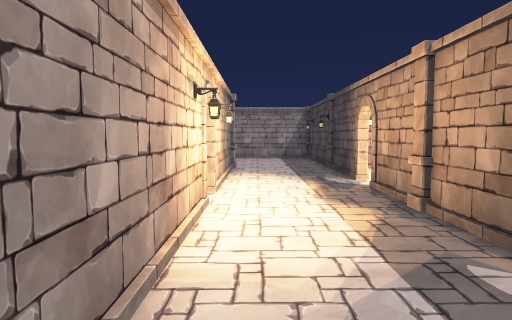
[1] (above)

22 first-person views from a walk through a 3-D level made in the Unity game engine. The camera is 1.4 m above the floor, tilts 4° down and sees 70° across. The floor is counted in squares, 1 m on a side. Each view is taken from the middle of a square. On the plan, view 1 faces up. The plan holds only what a view shows up to about 16 squares ahead; the rest is blank. Door leaves are left out, so doorways stand open.

[2]
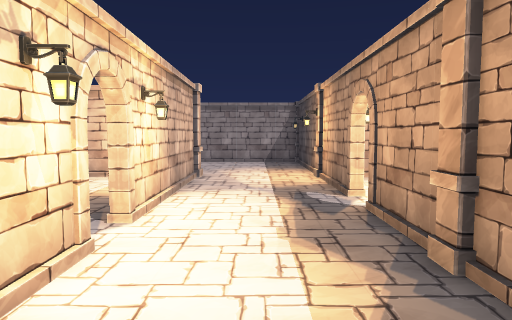

[3]
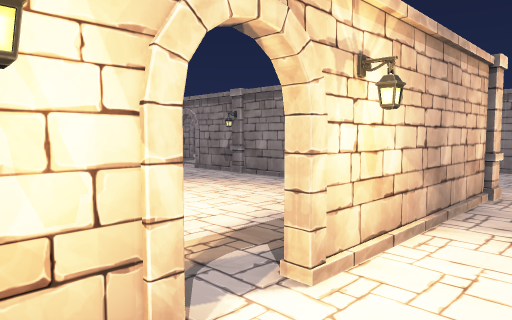

[4]
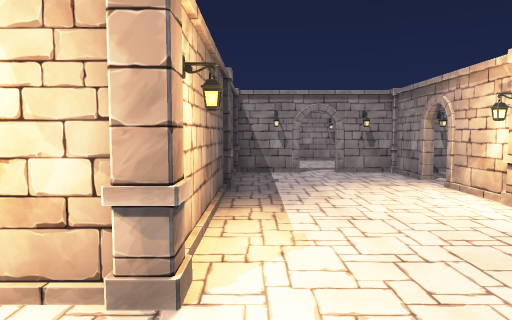

[5]
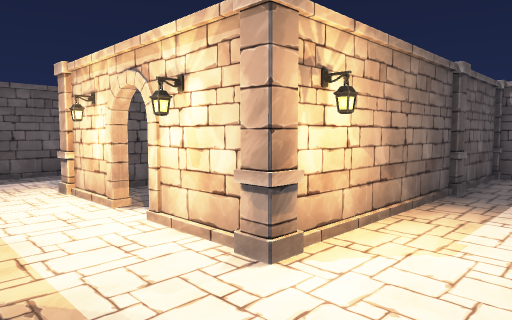

[6]
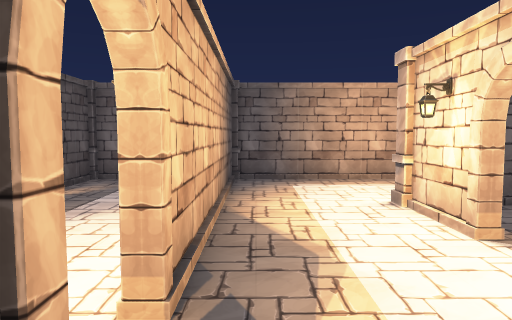

[7]
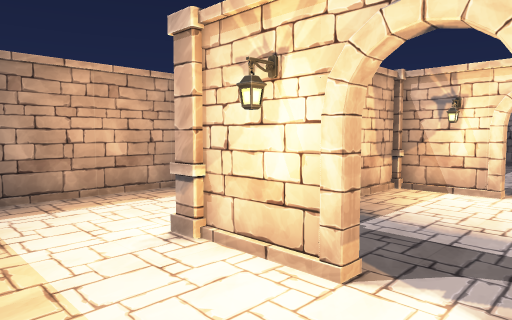

[8]
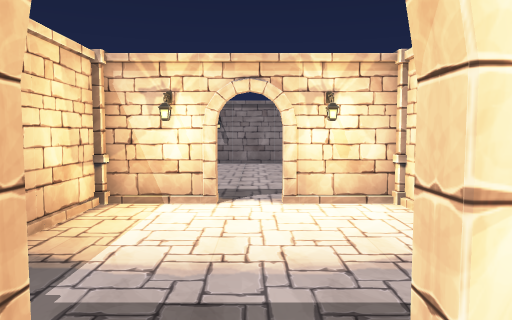

[9]
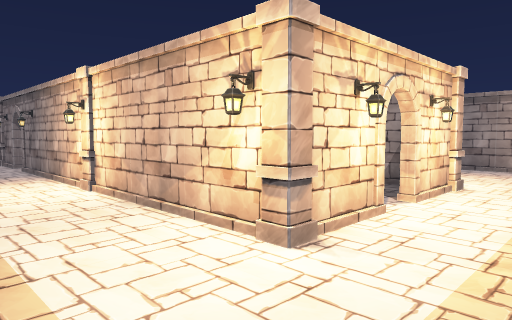

[10]
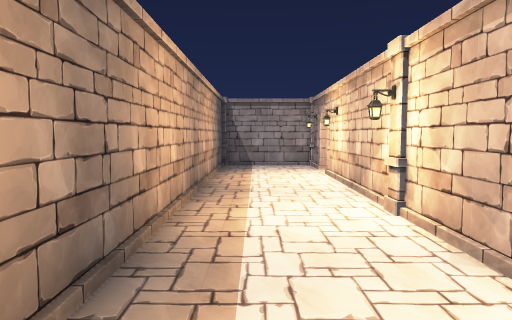

[11]
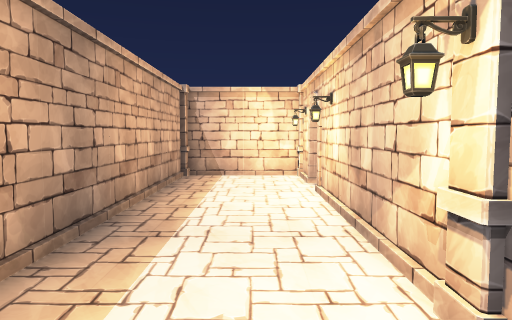

[12]
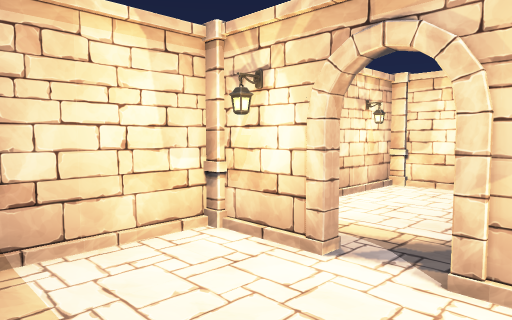

[13]
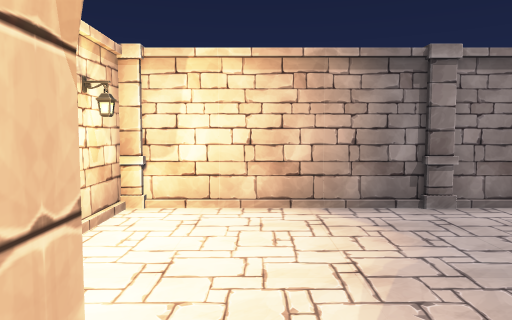

[14]
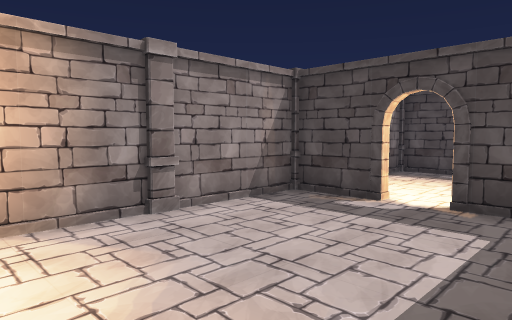

[15]
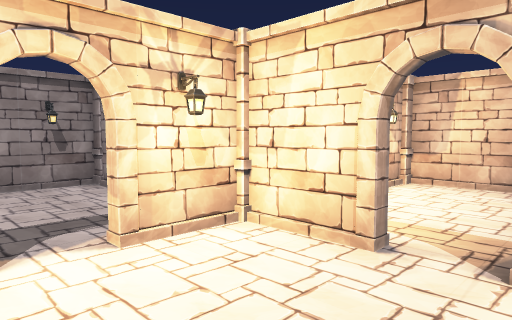

[16]
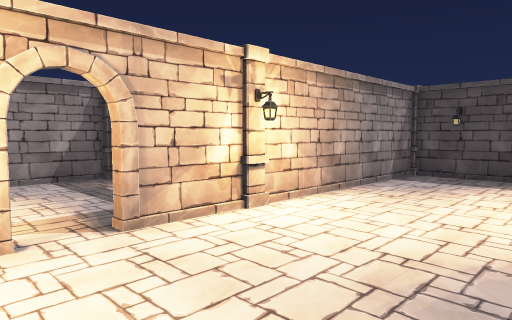

[17]
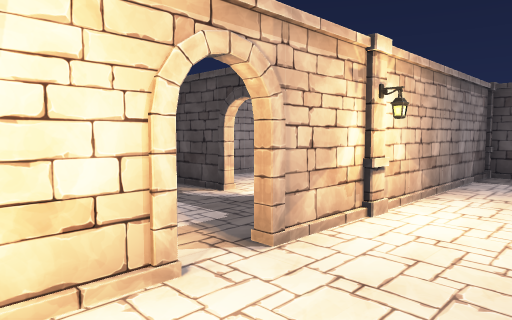

[18]
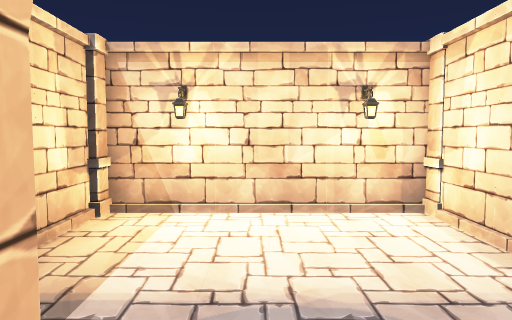

[19]
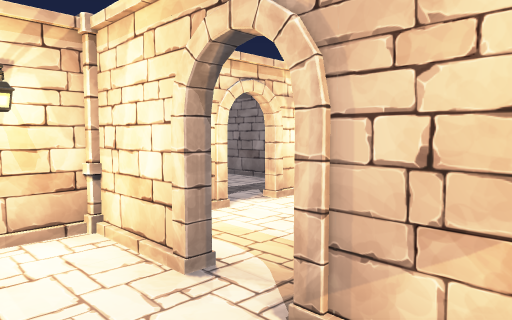

[20]
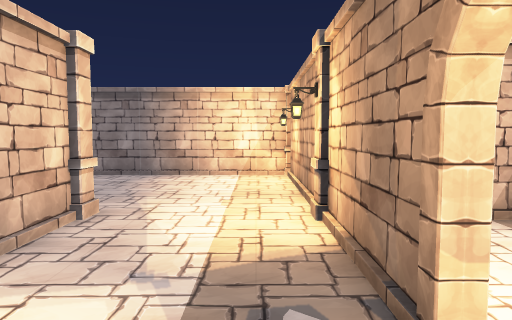

[21]
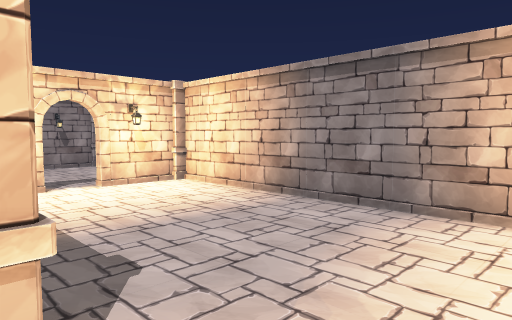

[22]
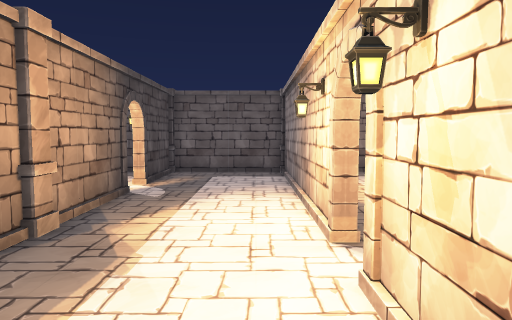

### Floor plan
Points are (right, up) in squares from view 1. A wall is a line through its corners. A room is listed if a view was taken in it or the views show most of it. See-through windows are left out.
Room 1 (views 1, 2, 3, 4, 5, 6, 7, 8, 9, 10, 11, 12, 13, 14, 15, 16, 17, 18, 19, 20, 21, 22)
walls: (-10.8, 9) (-15.2, 9); (-11.4, 8.5) (-11.4, 6.7); (-5.5, 9) (-6.9, 9); (-5, 8.6) (-5, 7.4); (-11.6, 6.5) (-11.6, 8.5); (-5.2, 7.4) (-5.2, 8.5); (-5.4, 5.2) (-5, 5.2) (-5, 4.4); (-11.6, 4.4) (-11.6, 5.2) (-11.4, 5.2) (-11.4, 4.5); (-15.4, 9.2) (-5.5, 9.2); (-13, 15.1) (-15.4, 15.1); (-15.4, 11.4) (-15.4, 9.5); (-15.4, 13.5) (-15.4, 13) (-15.8, 13); (-7.1, 2.8) (-6.4, 2.8); (-16.5, 9) (-20.5, 9); (-11.4, 2.8) (-9, 2.8); (-1.3, 12.1) (-1.3, 14.5); (-12.4, 2.6) (-18.1, 2.6); (-5.4, 2.6) (-11.4, 2.6); (-1, 7.4) (-1, -1.3); (-1.5, 15.1) (-11.8, 15.1); (-1, 14.5) (-1, 8.7) (-1.4, 8.7); (-8.8, 19.5) (-8.8, 19) (-9.1, 19) (-9.1, 19.5); (-15.4, 17.4) (-15.4, 16.5); (-15.4, 19.5) (-15.4, 19) (-15.8, 19); (-20.5, 9.2) (-19.6, 9.2); (-19.4, 15.1) (-20.5, 15.1); (3.2, 11.2) (3.2, 14.5); (-21.5, 8.9) (-21.5, 6.1); (-19.4, 2.6) (-20.5, 2.6); (-21.5, 15.1) (-21.5, 9.2); (-1.3, -1.1) (-1.3, 7.4); (3.2, 16.2) (3.2, 19.4); (3.2, 3.1) (3.2, 9.9); (-21.5, 2.5) (-21.5, -1.4); (-18.1, 21.6) (-20.1, 21.6); (3.1, 21.6) (-15.4, 21.6); (-21.2, -1.5) (3.2, -1.5) (3.2, 1.8)
ways out: open door at (-12.5, 15)
objects: lamp (-21, 2); pillar (-21, 3); pillar (-21, 9); lamp (-21, 11); lamp (-21, 14); pillar (-21, 15); lamp (-17, 2); pillar (-16, 9); pillar (-16, 15); pillar (-16, 21) to (-15, 21); other object (-15, 11); other object (-15, 17); other object (-15, 20); lamp (-12, 2); pillar (-12, 3); pillar (-12, 9); lamp (-11, 7); pillar (-9, 15); lamp (-9, 20); pillar (-9, 21); lamp (-6, 2); pillar (-5, 3); lamp (-5, 4); lamp (-5, 7); pillar (-5, 9); other object (-2, 14); pillar (-1, 15); pillar (2, 15); pillar (3, 7)

Where each view was taken, in squares from view 1:
view 1: 0 up, 0 right, facing up
view 2: 3 up, 1 right, facing up
view 3: 6 up, 1 right, facing up-left
view 4: 10 up, 2 left, facing left
view 5: 12 up, 2 left, facing down-left
view 6: 10 up, 2 left, facing down
view 7: 7 up, 2 left, facing down-left
view 8: 6 up, 4 left, facing left
view 9: 1 down, 2 left, facing up-left
view 10: 0 up, 5 left, facing left
view 11: 1 up, 9 left, facing left
view 12: 1 down, 17 left, facing up-left
view 13: 2 up, 19 left, facing up
view 14: 3 up, 19 left, facing up-right
view 15: 11 up, 11 left, facing up-left
view 16: 10 up, 14 left, facing up-right
view 17: 12 up, 15 left, facing up-right
view 18: 12 up, 15 left, facing left
view 19: 13 up, 10 left, facing up-left
view 20: 9 up, 2 right, facing up
view 21: 15 up, 1 right, facing up-left
view 22: 12 up, 0 right, facing down
